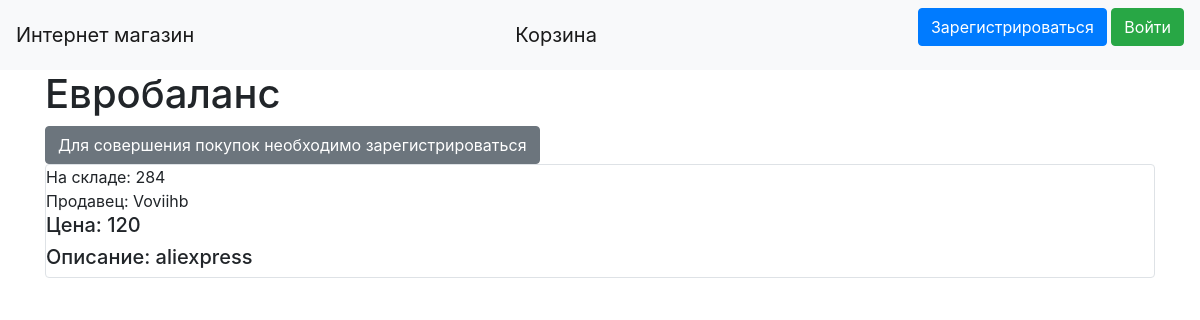
Before: /product/1 with the older database file.
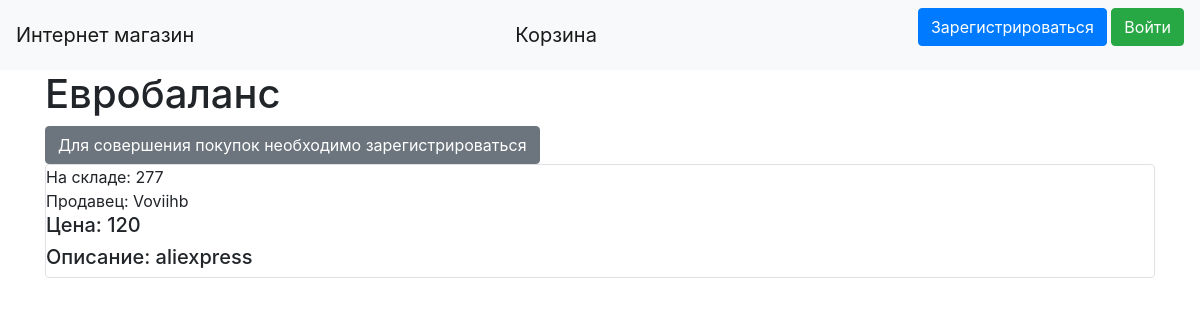
After: the same page with the newer database file.
### data/products.py (models this page shows, shortened)
class Products(SqlAlchemyBase):
    __tablename__ = 'products'
    id = sqlalchemy.Column(sqlalchemy.Integer, primary_key=True, autoincrement=True)
    title = sqlalchemy.Column(sqlalchemy.String, nullable=True)
    quantity = sqlalchemy.Column(sqlalchemy.Integer, nullable=True)
    price = sqlalchemy.Column(sqlalchemy.Integer, nullable=True)
    description = sqlalchemy.Column(sqlalchemy.String, nullable=True)
    category = sqlalchemy.Column(sqlalchemy.String, nullable=True)
    user_id = sqlalchemy.Column(sqlalchemy.Integer, sqlalchemy.ForeignKey("users.id"))
    user = orm.relationship('User', foreign_keys="Products.user_id", backref="products")

### data/users.py (models this page shows, shortened)
class User(SqlAlchemyBase, UserMixin):
    __tablename__ = 'users'
    id = sqlalchemy.Column(sqlalchemy.Integer, primary_key=True, autoincrement=True)
    name = sqlalchemy.Column(sqlalchemy.String, nullable=True)
    about = sqlalchemy.Column(sqlalchemy.String, nullable=True)
    email = sqlalchemy.Column(sqlalchemy.String, index=True, unique=True, nullable=True)
    role = sqlalchemy.Column(sqlalchemy.Integer)
    hashed_password = sqlalchemy.Column(sqlalchemy.String, nullable=True)
    cart = sqlalchemy.Column(sqlalchemy.String, default="{}")
    balance = sqlalchemy.Column(sqlalchemy.Integer, default=0)
    created_date = sqlalchemy.Column(sqlalchemy.DateTime, default=datetime.datetime.now)

### main.py (the view)
@app.route('/product/<int:id>', methods=['GET', 'POST'])
def product_page(id):
    db_sess = db_session.create_session()
    product = db_sess.query(Products).filter((Products.id == id)).first()
    return render_template("product.html", item=product)

### data/db_session.py (called while the page is built)
def create_session() -> Session:
    global __factory
    return __factory()

### templates/product.html (shortened to what this page needs)
{% extends "base.html" %}
{% block content %}
<h1>{{item.title}}</h1>
{% if current_user.is_authenticated and current_user.role != "sell" %}
{% if item.quantity > 0 %}
<a href="../buy_product/{{current_user.id}}/{{item.id}}" class="btn btn-secondary">Купить</a>
<a href="../add_to_cart/{{current_user.id}}/{{item.id}}" class="btn btn-secondary">Добавить в корзину</a>
{% endif %}
{% elif current_user.is_authenticated and current_user.role == "sell" %}
<a href="/register" class="btn btn-secondary">Вы не можете покупать товары, так как являетесь продавцом. Зарегистрируйтесь как покупатель</a>
{% else %}
<a href="/register" class="btn btn-secondary">Для совершения покупок необходимо зарегистрироваться</a>
{% endif %}
<div class="col-md6 border rounded">
    <div>
        На складе: {{ item.quantity }}
    </div>
    <div>
        Продавец: {{ item.user.name }}
    </div>
    <div>
        <h5>Цена: {{ item.price }}</h5>
    </div>
    <div>
        <h5>Описание: {{ item.description }}</h5>
    </div>
</div>
{% endblock %}

### templates/base.html (shortened to what this page needs)
<!doctype html>
<html lang="en">
<head>
    <link rel="stylesheet" href="https://stackpath.bootstrapcdn.com/bootstrap/4.4.1/css/bootstrap.min.css">
</head>
  <body>
    <header>
        <nav class="navbar navbar-light bg-light">
        <a class="navbar-brand" href="/main">Интернет магазин</a>
        <a class="navbar-brand" href="/cart">Корзина</a>
        {% if current_user.is_authenticated %}
            <a class="navbar-brand" href="/logout">{{ current_user.name }} выход</a>
        {% else %}
            <p>
                <a class="btn btn-primary " href="/register">Зарегистрироваться</a>
                <a class="btn btn-success" href="/login">Войти</a>
            </p>
        {% endif %}
    </nav>
    </header>
    <main role="main" class="container">
        {% block content %}{% endblock %}
    </main>
  </body>
</html>

Changed rows visible on the page:
changed Products "Евробаланс": quantity "284" → "277"
